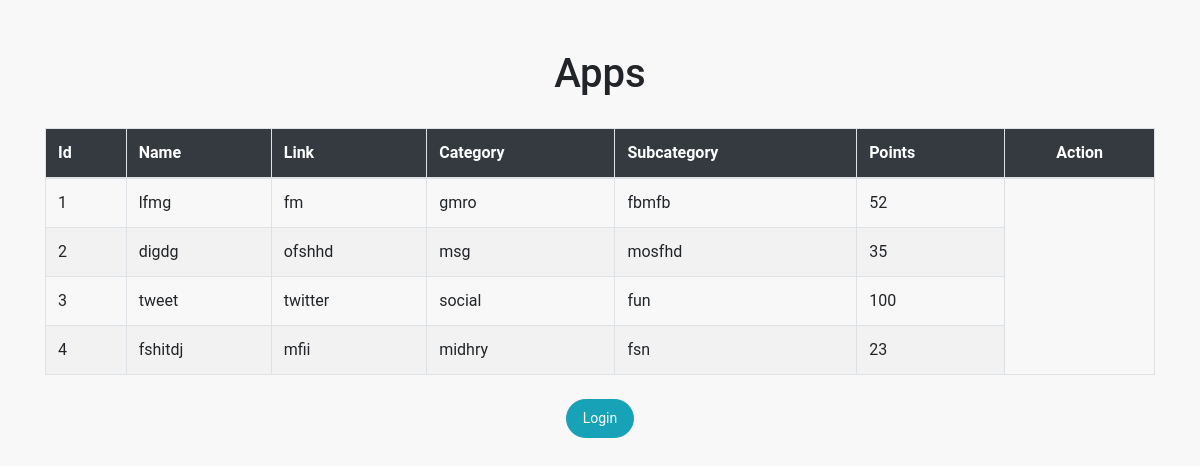
The page / on the database its author committed.
### account/models.py (models this page shows)
class App(models.Model):
    name = models.CharField(max_length=30)
    link = models.CharField(max_length=30)
    category= models.CharField(max_length=30)
    subcategory=models.CharField(max_length=30)
    points=models.IntegerField()
    user=models.ForeignKey(User,on_delete=models.CASCADE)

### account/views.py (the view)
# urls.py: path('',views.indexapp,name="indexapp"),
def indexapp(request):
    mem=App.objects.all()
    return render(request, 'indexapp.html',{'mem':mem})

### templates/indexapp.html (shortened to what this page needs)
<!DOCTYPE html>
<html lang="en">
<head>
    {% load static %}
    <link rel="stylesheet" href="{% static 'css/bootstrap.min.css' %}">
    <link rel="stylesheet" href="{% static 'style.css' %}">
</head>
<body>
    <div class="container">
        <h1>Apps</h1>
        <table id="customers" class="table table-bordered">
            <thead>
                <tr>
                    <th>Id</th>
                    <th>Name</th>
                    <th>Link</th>
                    <th>Category</th>
                    <th>Subcategory</th>
                    <th>Points</th>
                    <th colspan="2" class="text-center">Action</th>
                </tr>
            </thead>
            <tbody>
                {% for x in mem %}
                <tr>
                    <td>{{x.id}}</td>
                    <td>{{x.name}}</td>
                    <td>{{x.link}}</td>
                    <td>{{x.category}}</td>
                    <td>{{x.subcategory}}</td>
                    <td>{{x.points}}</td>
                </tr>
                {% endfor %}
            </tbody>
        </table>
        <div class="text-center mt-4">
            {% if user.is_authenticated %}
            <a href="/logout" class="btn btn-info" id="new4">Logout</a>
            {% else %}
            <a href="/login" class="btn btn-info" id="new4">Login</a>
            {% endif %}
        </div>
    </div>
</body>
</html>

### static/style.css (style rules this page uses)
body { background-color: #f8f8f8 !important; }

### templates/indexapp.html (style rules this page uses)
body { font-family: 'Roboto', sans-serif; background-color: #f8f9fa; }
.container { margin-top: 50px; }
h1 { margin-bottom: 30px; text-align: center; }
#customers { width: 100%; border-collapse: collapse; }
#customers th, #customers td { padding: 12px; text-align: left; }
#customers th { background-color: #343a40; color: white; }
#customers tr:nth-child(even) { background-color: #f2f2f2; }
#customers td { vertical-align: middle; }
.btn { border-radius: 50px; font-size: 0.875rem; padding: 0.5rem 1rem; }
#new4 { background-color: #17a2b8; border-color: #17a2b8; color: white; transition: background-color 0.3s ease; }
.text-center { text-align: center; }

### rows shown on the page
App: id "1", name "lfmg", link "fm", category "gmro", subcategory "fbmfb", points "52"
App: id "2", name "digdg", link "ofshhd", category "msg", subcategory "mosfhd", points "35"
App: id "3", name "tweet", link "twitter", category "social", subcategory "fun", points "100"
App: id "4", name "fshitdj", link "mfii", category "midhry", subcategory "fsn", points "23"
